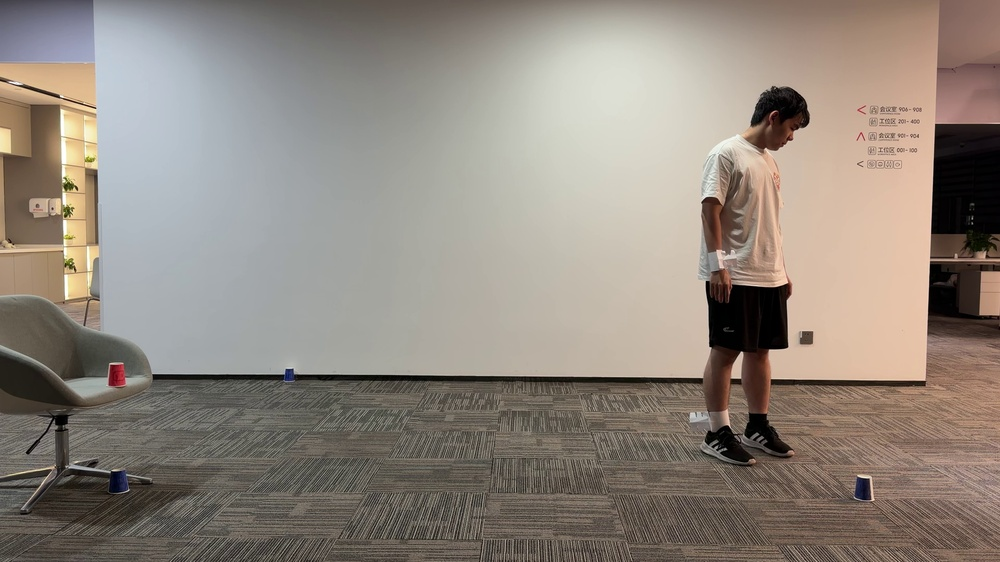
#> input picture mov_samples/frame_000000.jpg, 1000 x 562 px, shrunk from 3840 x 2160 before the run
$ python -i space_preprocess.py   (imports and definitions only)
#> lines starting #> are read from the running program, lines starting #| are printed output that depends on the picture
#> further down, picture is the input picture: shape (562, 1000, 3); mean B, G, R 125.9, 135.3, 144.6
from __future__ import annotations

import sys
from pathlib import Path


PROJECT_ROOT = Path(__file__).resolve().parents[2]
COORD_MAX = 100.0


def import_runtime_packages():
    deps = str(PROJECT_ROOT / ".deps")
    if Path(deps).exists():
        sys.path.insert(0, deps)
    try:
        import cv2 as cv2_module
        import numpy as np_module
        return cv2_module, np_module
    except Exception:
        for name in list(sys.modules):
            if name == "cv2" or name.startswith("cv2.") or name == "numpy" or name.startswith("numpy."):
                del sys.modules[name]
        try:
            sys.path.remove(deps)
        except ValueError:
            pass
        import cv2 as cv2_module
        import numpy as np_module
        return cv2_module, np_module


cv2, np = import_runtime_packages()


def hsv(frame: np.ndarray) -> np.ndarray:
    out = cv2.cvtColor(frame, cv2.COLOR_BGR2HSV)
#> out: shape (562, 1000, 3); mean H, S, V 33.4, 44.2, 146.5
    h, s, v = cv2.split(out)
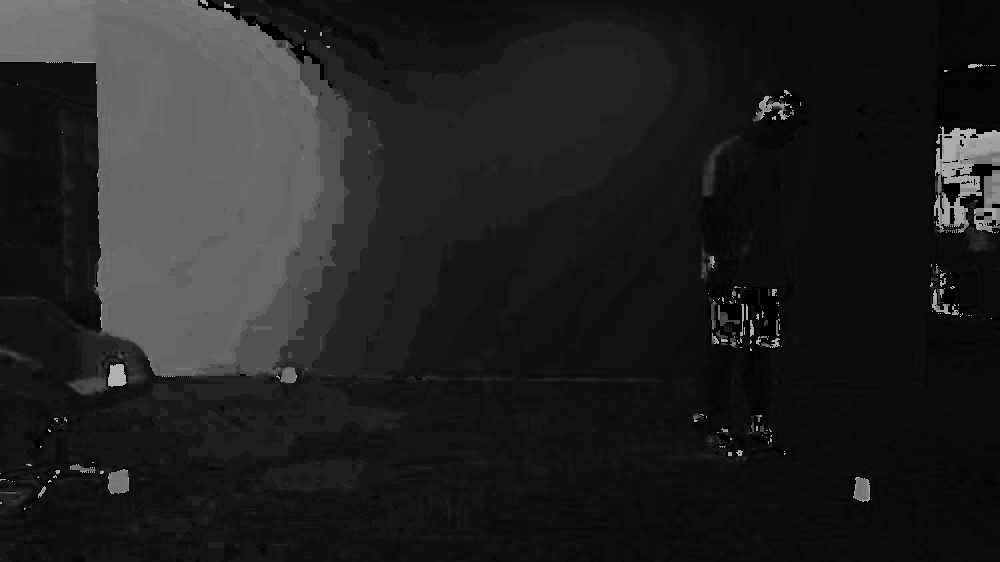
#> h: shape (562, 1000); min 0, max 179, mean 33.4
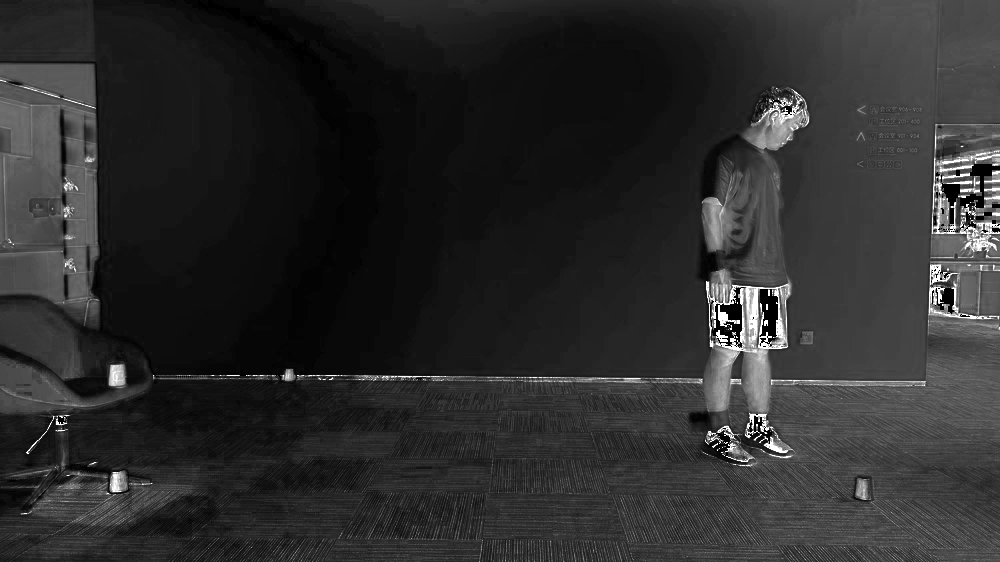
#> s: shape (562, 1000); min 0, max 255, mean 44.2
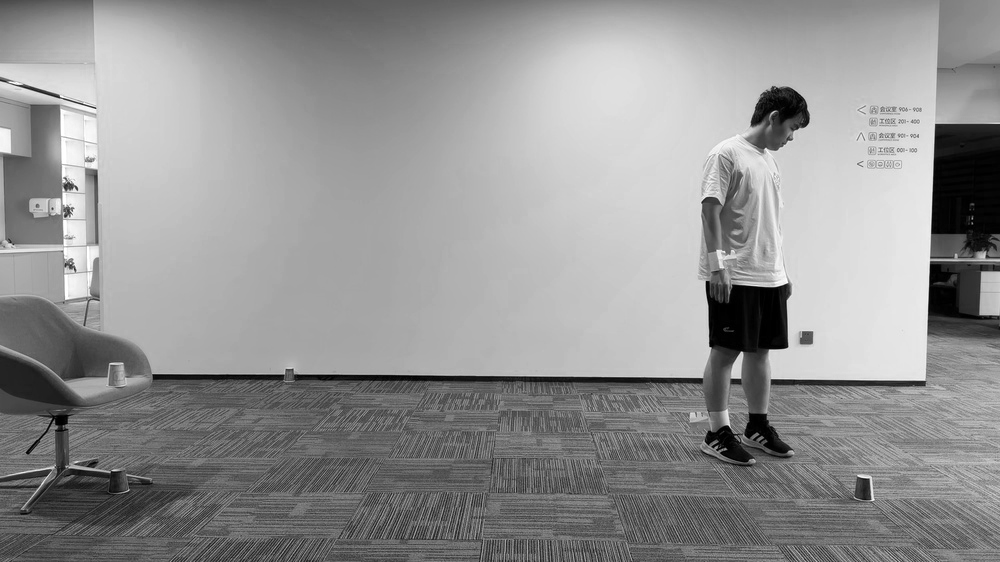
#> v: shape (562, 1000); min 0, max 255, mean 146.5
    v = cv2.createCLAHE(clipLimit=2.0, tileGridSize=(8, 8)).apply(v)
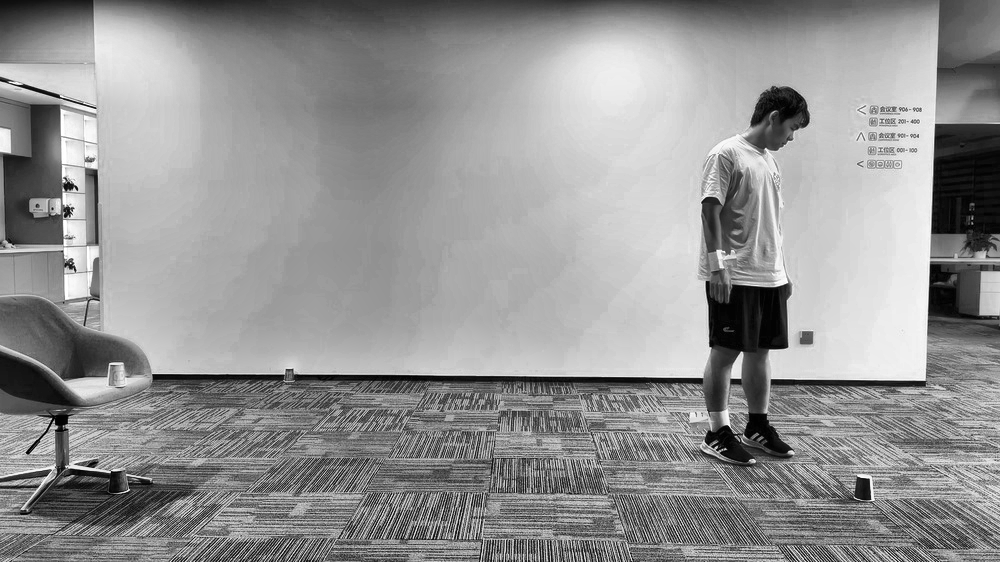
#> v: shape (562, 1000); min 0, max 255, mean 146.9
    return cv2.merge((h, s, v))
#> returned value: shape (562, 1000, 3); mean H, S, V 33.4, 44.2, 146.9


def clean(mask: np.ndarray) -> np.ndarray:
    mask = cv2.morphologyEx(mask, cv2.MORPH_OPEN, np.ones((3, 3), np.uint8))
    return cv2.morphologyEx(mask, cv2.MORPH_CLOSE, np.ones((7, 7), np.uint8))


# [55 lines left out: functions components, merge_close, blue_points, not called in this run]


def xy_homography(blue: dict[str, dict[str, float]]) -> np.ndarray:
    dst = np.float32([[0, 0], [COORD_MAX, 0], [COORD_MAX, COORD_MAX], [0, COORD_MAX]])
    return cv2.getPerspectiveTransform(blue_points(blue), dst)


def map_xy(h: np.ndarray, x: float, y: float) -> tuple[float, float]:
    p = cv2.perspectiveTransform(np.float32([[[x, y]]]), h)[0, 0]
    return float(p[0]), float(p[1])


# [42 lines left out: functions z_axis, map_z, x_on_axis_at_y, space_polygon, make_space_mask, not called in this run]

>>> import cv2
>>> picture = cv2.imread('../../../mov_samples/frame_000000.jpg')
>>> result = hsv(picture)

$ run again, on mov_samples/frame_000170.jpg
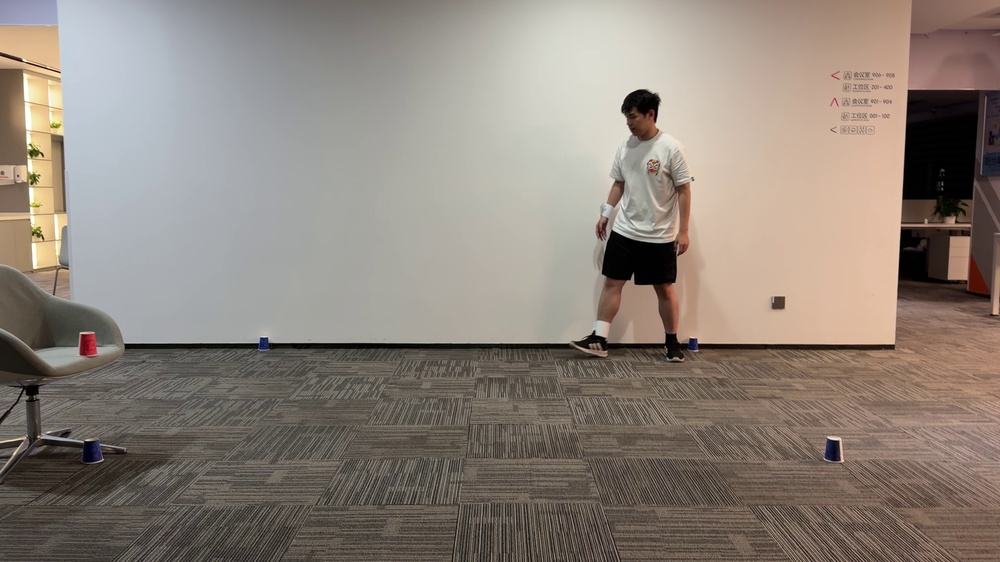
#> input picture mov_samples/frame_000170.jpg, 1000 x 562 px, shrunk from 3840 x 2160 before the run
#> picture is the input picture: shape (562, 1000, 3); mean B, G, R 122.4, 131.4, 141.7
#> out: shape (562, 1000, 3); mean H, S, V 31.1, 44.7, 143.3
#> in hsv, `h, s, v = cv2.split(out)`:
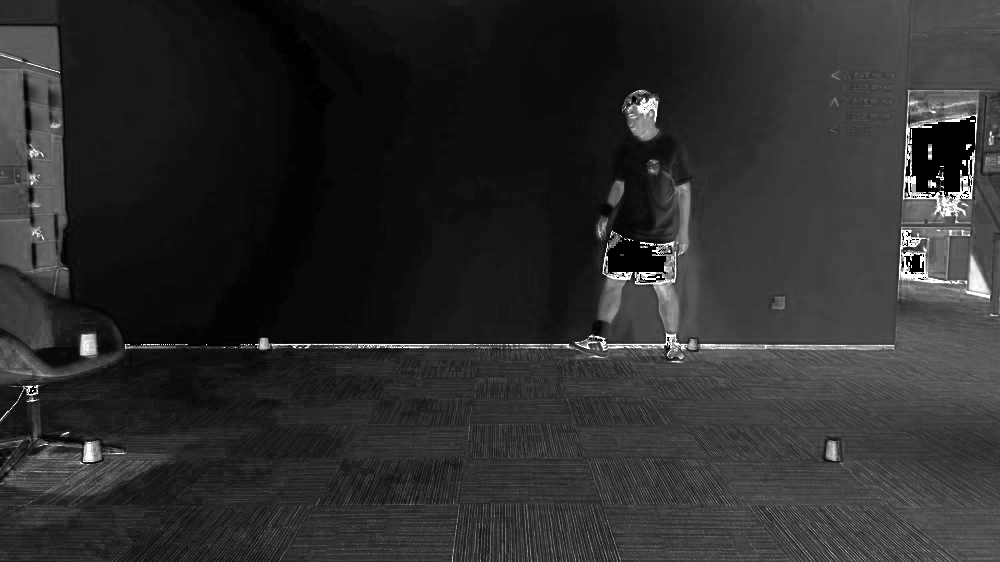
#> s: shape (562, 1000); min 0, max 255, mean 44.7
#> in hsv, `v = cv2.createCLAHE(clipLimit=2.0, tileGridSize=(8, 8)).apply(v)`:
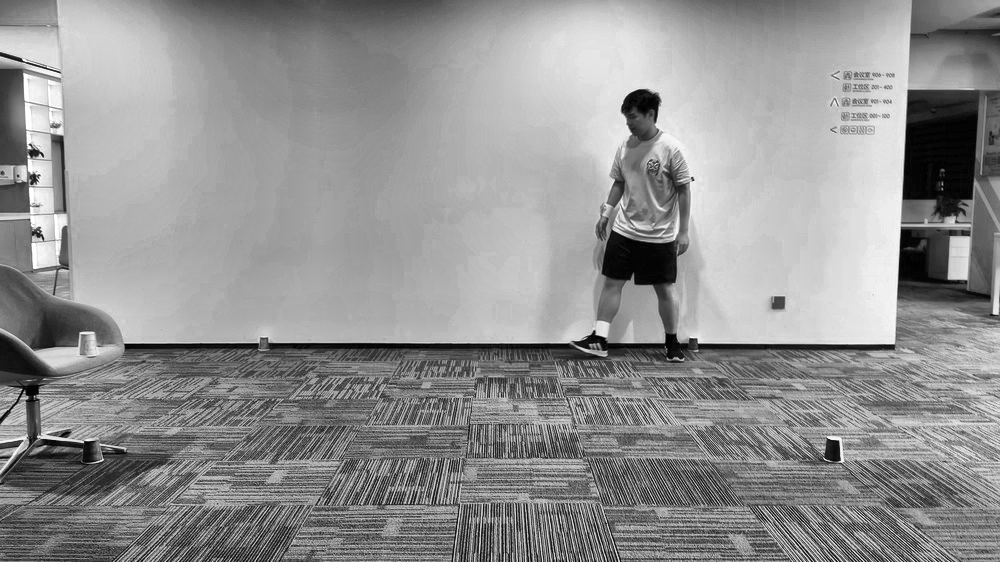
#> v: shape (562, 1000); min 0, max 255, mean 145.2

$ run again, on mov_samples/frame_000340.jpg
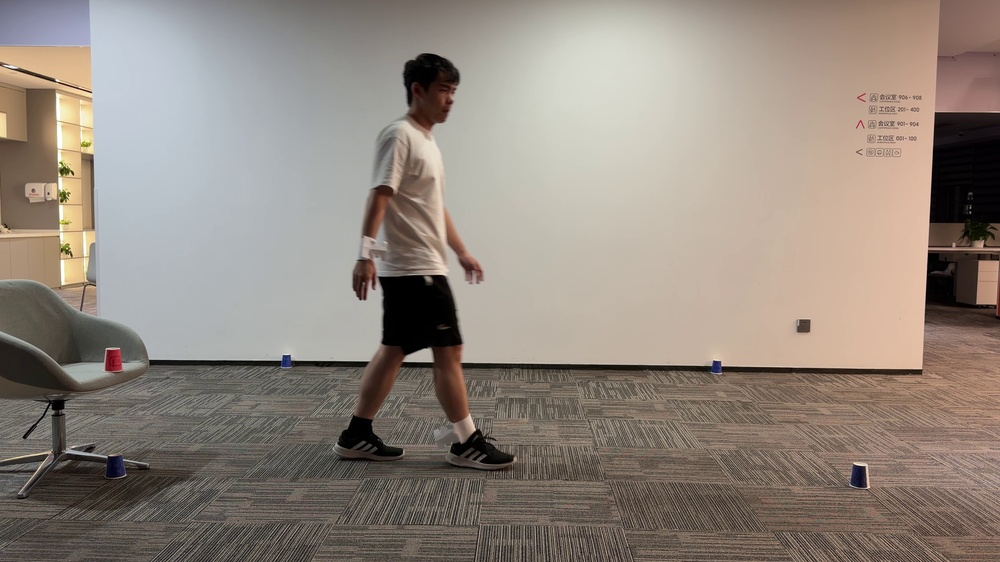
#> input picture mov_samples/frame_000340.jpg, 1000 x 562 px, shrunk from 3840 x 2160 before the run
#> picture is the input picture: shape (562, 1000, 3); mean B, G, R 126.5, 135.8, 146.2
#> out: shape (562, 1000, 3); mean H, S, V 31.6, 45.6, 148
#> in hsv, `h, s, v = cv2.split(out)`:
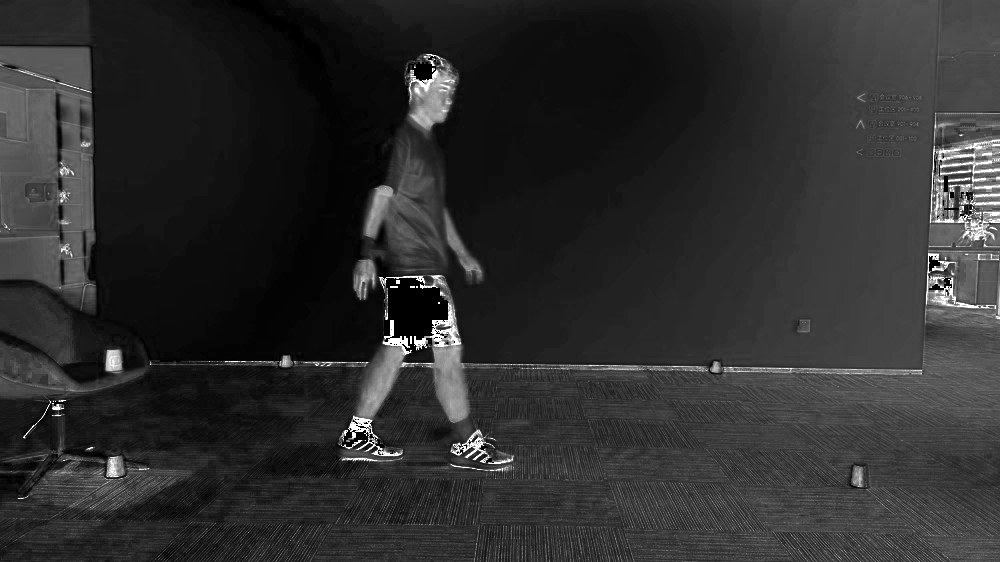
#> s: shape (562, 1000); min 0, max 255, mean 45.6
#> in hsv, `v = cv2.createCLAHE(clipLimit=2.0, tileGridSize=(8, 8)).apply(v)`:
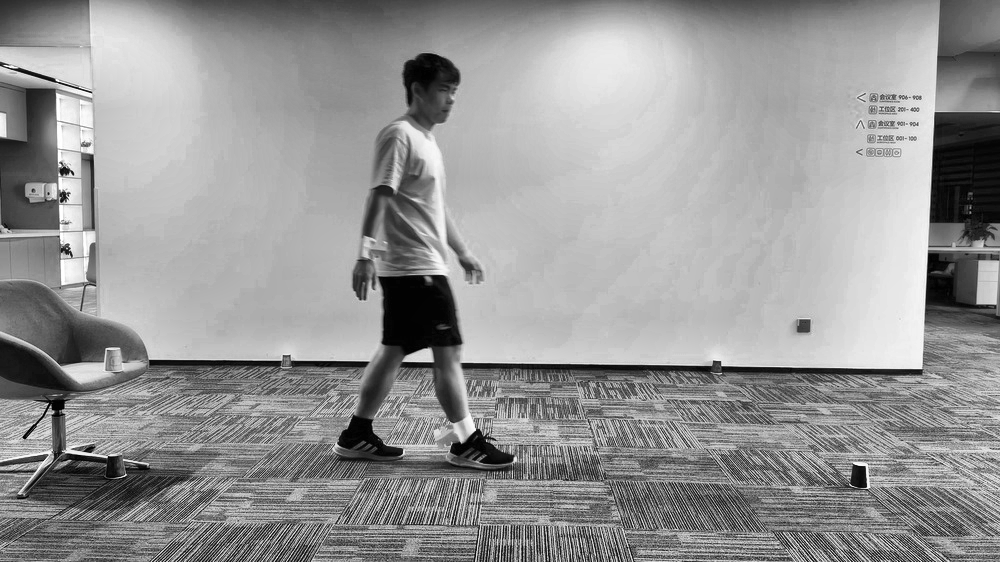
#> v: shape (562, 1000); min 0, max 255, mean 149.6

$ run again, on mov_samples/frame_000510.jpg
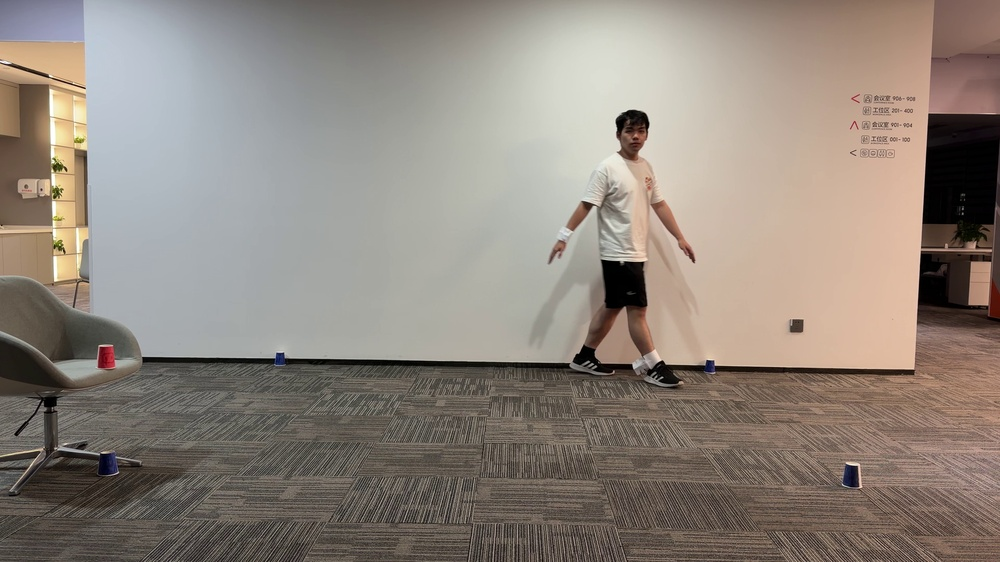
#> input picture mov_samples/frame_000510.jpg, 1000 x 562 px, shrunk from 3840 x 2160 before the run
#> picture is the input picture: shape (562, 1000, 3); mean B, G, R 124.6, 133.6, 143.3
#> out: shape (562, 1000, 3); mean H, S, V 32.1, 43.6, 145.3
#> in hsv, `h, s, v = cv2.split(out)`:
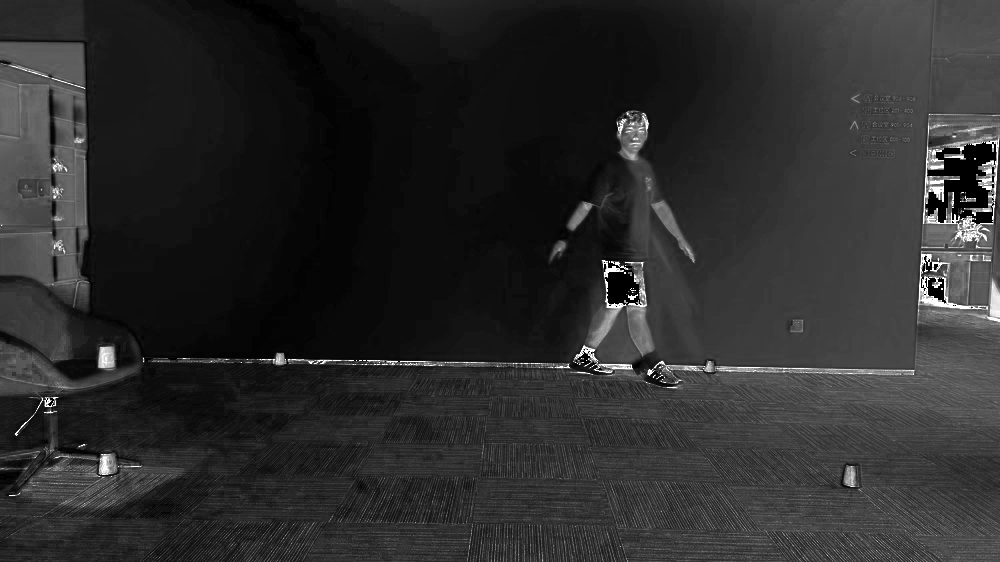
#> s: shape (562, 1000); min 0, max 255, mean 43.6
#> in hsv, `v = cv2.createCLAHE(clipLimit=2.0, tileGridSize=(8, 8)).apply(v)`:
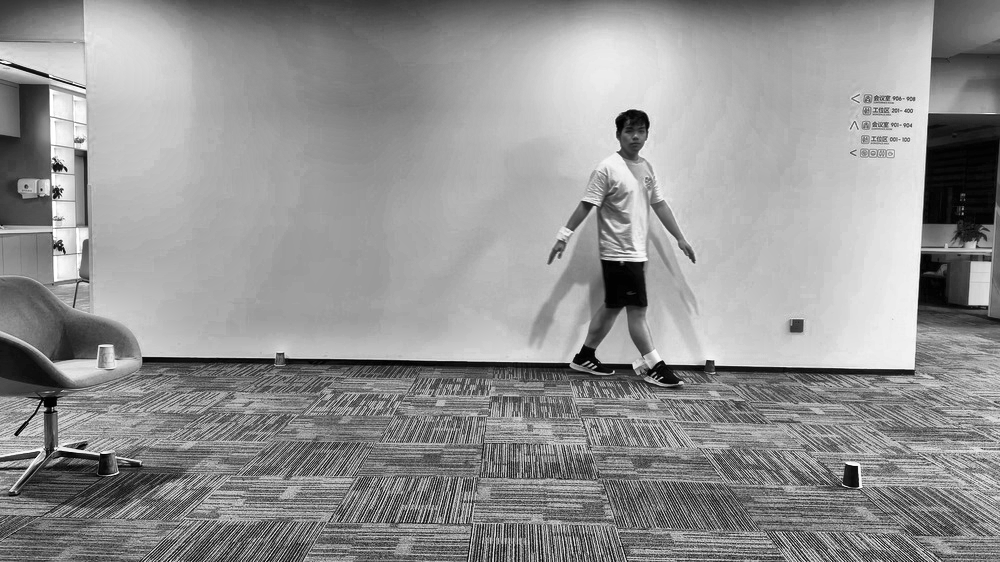
#> v: shape (562, 1000); min 0, max 255, mean 146.5
